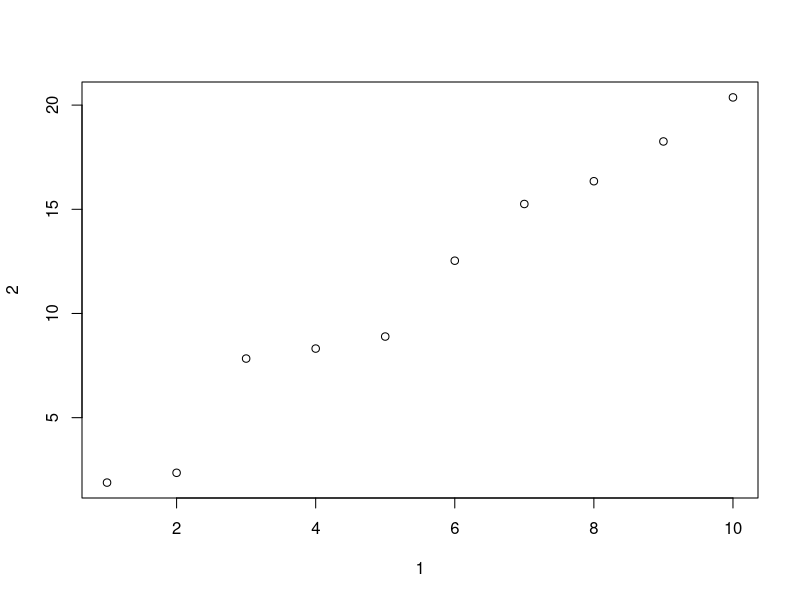
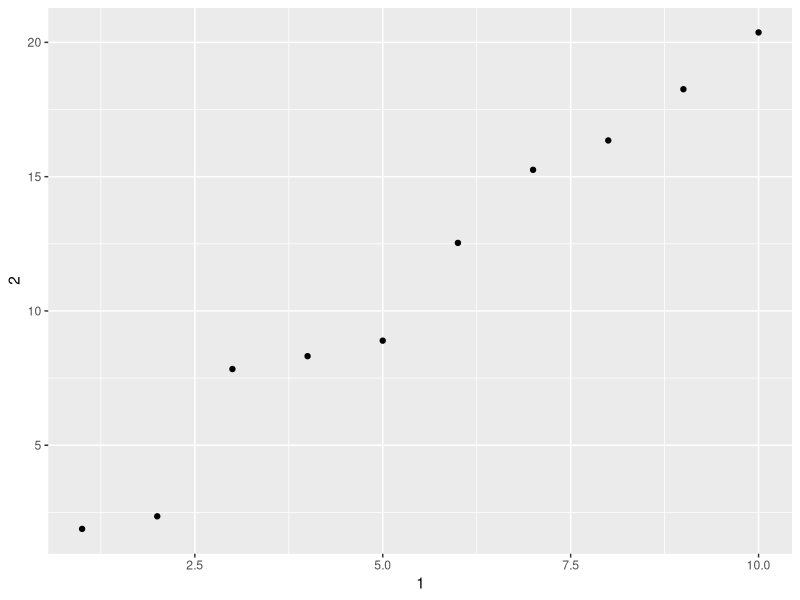
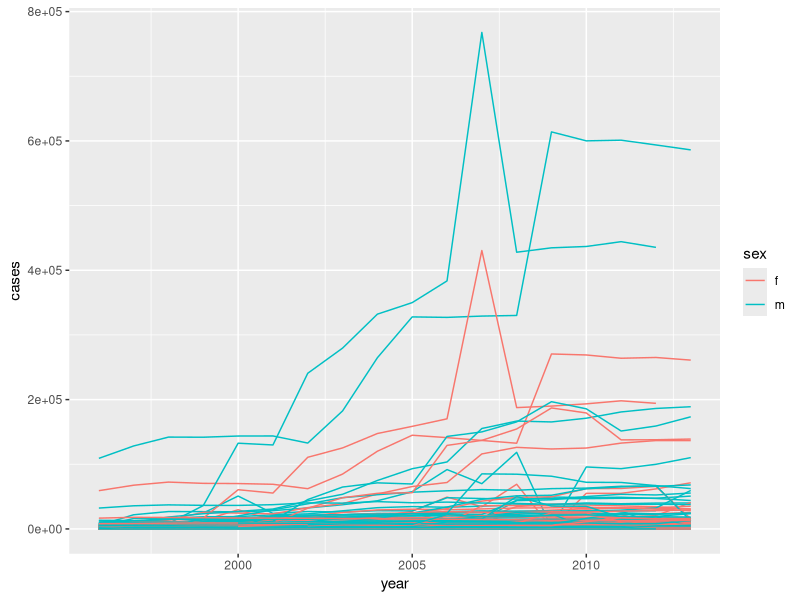

These figures' R source, in order:
## ---- chunk 1
knitr::opts_chunk$set(echo = TRUE)
library(tibble)
library(ggplot2)
library(dplyr)
library(tidyverse)
## ---- chunk 2
mtcars
class(mtcars)
class(as_tibble(mtcars))
## ---- chunk 3
#data.frame
df <- data.frame(abc = 1, xyz = "a")

#tibble
tbl <- as.tibble(df)

df$x
tbl$x

df[, "xyz"]
tbl[,"xyz"]

df[, c("abc", "xyz")]
tbl[,c("abc","xyz")]

## ---- chunk 4
annoying <- tibble(
  `1` = 1:10,
  `2` = `1` * 2 + rnorm(length(`1`))
)

annoying

#(1)Extracting the variable called 1.
annoying[1]
annoying[["1"]]
annoying$'1'

#(2)Plotting a scatterplot of 1 vs 2.
plot(annoying)
ggplot(annoying, aes(x = `1`, y = `2`)) +geom_point()

#(3)Creating a new column called 3 which is 2 divided by 1.
annoying$`3` <- annoying$`2` / annoying$`1`
annoying[["3"]] <- annoying[["2"]] / annoying[["1"]]


#(4)Renaming the columns to one, two and three.
annoying <- rename(annoying, one = `1`, two = `2`, three = `3`)
glimpse(annoying)
## ---- chunk 5
?enframe()
enframe(c(a = 5, b = 7, c=25))
## ---- chunk 6
?print.tbl_df()
## ---- chunk 7
who

who1 <- who %>%
  gather(new_sp_m014:newrel_f65, key = "key", value = "cases", na.rm = TRUE)
glimpse(who1)
who1

who2 <- who1 %>%
 mutate(key = stringr::str_replace(key, "newrel", "new_rel"))
who2

who3 <- who2 %>%
  separate(key, c("new", "type", "sexage"), sep = "_")
who3

who3 %>%
  count(new)

who4 <- who3 %>%
  select(-new, -iso2, -iso3)

who5 <- who4 %>%
  separate(sexage, c("sex", "age"), sep = 1)
who5
## ---- chunk 8
who1 %>%
  filter(cases == 0) %>%
  nrow()
## ---- chunk 9
who3a <- who1 %>%
  separate(key, c("new", "type", "sexage"), sep = "_")
## ---- chunk 10
filter(who3a, new == "newrel") %>% head()
## ---- chunk 11
select(who3, country, iso2, iso3) %>%
  distinct() %>%
  group_by(country) %>%
  filter(n() > 1)
## ---- chunk 12
who5 %>%
  group_by(country, year, sex) %>%
  filter(year > 1995) %>%
  summarise(cases = sum(cases)) %>%
  unite(country_sex, country, sex, remove = FALSE) %>%
  ggplot(aes(x = year, y = cases, group = country_sex, colour = sex)) +
  geom_line()

